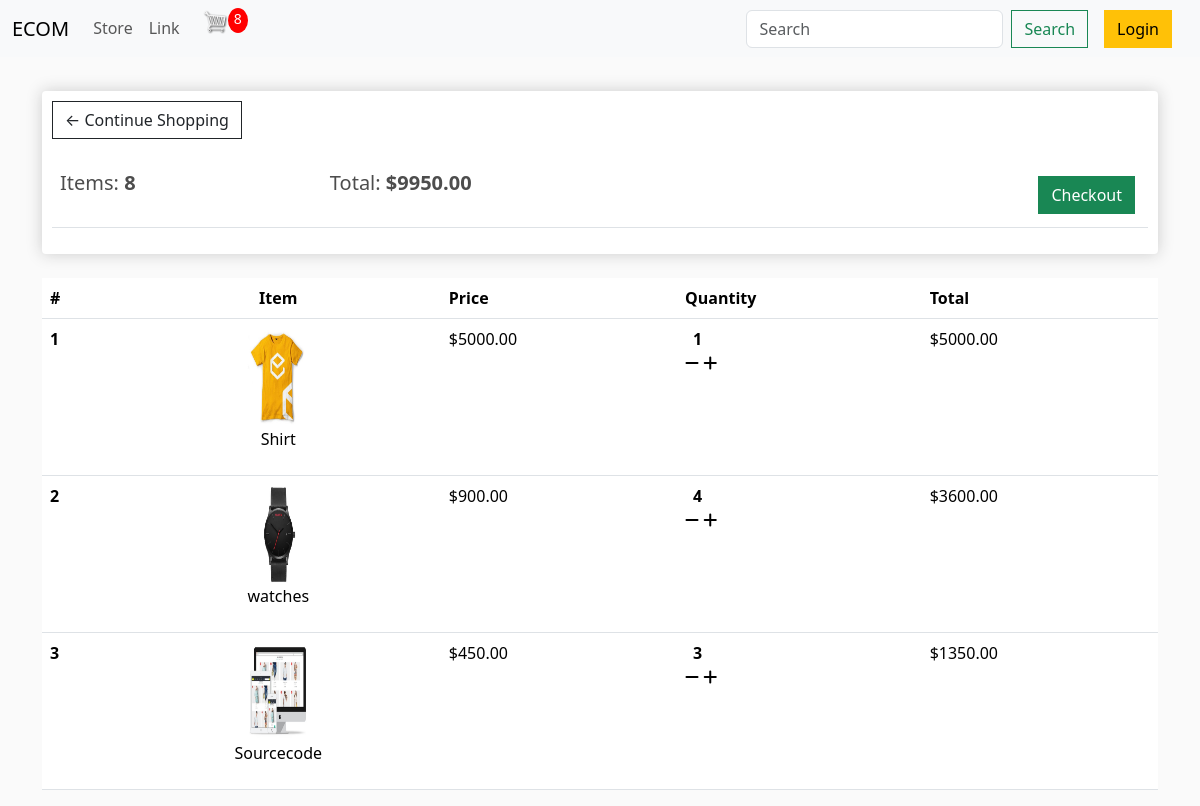
The app's page /cart/ (signed in) with its own data.
### store/models.py (models this page shows, shortened)
class Order(models.Model):
	customer = models.ForeignKey(Customer, on_delete=models.SET_NULL, null=True, blank=True)
	date_ordered = models.DateTimeField(auto_now_add=True)
	complete = models.BooleanField(default=False)
	transaction_id = models.CharField(max_length=100, null=True)
	@property
	def get_cart_total(self):
		orderitems = self.orderitem_set.all()
		total = sum([item.get_total for item in orderitems])
		return total
	@property
	def get_cart_items(self):
		orderitems = self.orderitem_set.all()
		total = sum([item.quantity for item in orderitems])
		return total

class OrderItem(models.Model):
	product = models.ForeignKey(Product, on_delete=models.SET_NULL, null=True)
	order = models.ForeignKey(Order, on_delete=models.SET_NULL, null=True)
	quantity = models.IntegerField(default=0, null=True, blank=True)
	date_added = models.DateTimeField(auto_now_add=True)
	@property
	def get_total(self):
		total = self.product.price * self.quantity
		return total

class Product(models.Model):
	name = models.CharField(max_length=200)
	price = models.DecimalField(max_digits=7, decimal_places=2)
	digital = models.BooleanField(default=False,null=True, blank=True)
	image = models.ImageField(null=True, blank=True)
	@property
	def imageURL(self):
		try:
			url = self.image.url
		except:
			url = ''
		return url

### store/views.py (the view)
# urls.py: path('cart/', views.cart, name='cart'),
def cart(request):
    data = cartData(request)
    cartItems = data['cartItems']
    order = data['order']
    items = data['items']
    context ={'items':items, 'order':order, 'cartItems':cartItems}
    return render(request, 'store/cart.html', context)

### store/utils.py (called while the page is built)
def cartData(request):
    if request.user.is_authenticated:
        customer = request.user.customer
        order, created =Order.objects.get_or_create(customer=customer, complete=False)
        items = order.orderitem_set.all()
        cartItems=order.get_cart_items
    else:
        cookieData = cookieCart(request)
        cartItems = cookieData['cartItems']
        order = cookieData['order']
        items = cookieData['items']
    return {'items':items, 'order':order, 'cartItems':cartItems}

### store/templates/store/cart.html
{% extends 'store/main.html' %}
{% load static %}
{% block content %}
	<div class="row">
		<div class="col-lg-12">
			<div class="box-element">
				<a  class="btn btn-outline-dark" href="{% url 'store' %}">&#x2190; Continue Shopping</a>
				<br>
				<br>
				<table class="table">
					<tr>
						<th><h5>Items: <strong>{{order.get_cart_items}}</strong></h5></th>
						<th><h5>Total:<strong> ${{order.get_cart_total|floatformat:2 }}</strong></h5></th>
						<th>
							<a  style="float:right; margin:5px;" class="btn btn-success" href="{% url 'checkout' %}">Checkout</a>
						</th>
					</tr>
				</table>
			</div>
			<br>
			<table class="table">
				<thead>
					<tr>
						<th scope="col">#</th>
						<th scope="col" class="text-center">Item</th>
						<th scope="col">Price</th>
						<th scope="col">Quantity</th>
						<th scope="col">Total</th>
					</tr>
				</thead>
				<tbody>
					{% for item in items %}
					<tr>
						<th scope="row">{{ forloop.counter }}</th>
						<td class="text-center">
							<img src="{{ item.product.imageURL }}" alt="{{ item.product.name }}"  width="100" height="100">
							<br>
							<p>{{ item.product.name }}</p>
						</td>
						<td>
							${{ item.product.price|floatformat:2 }}
						</td>
						<td>
							  <span class="quantity px-2" >{{ item.quantity }}</span>
							<div class="quantity-control">
								<span data-product="{{item.product.id}}" class="update-cart" data-action="remove" data-itemid="{{ item.id }}">
									<i class="fas fa-minus"></i>
								</span>
								<span data-product="{{item.product.id}}" class="update-cart" data-action="add" data-itemid="{{ item.id }}">
									<i class="fas fa-plus"></i>
								</span>
							</div>
						</td>
						<td>
							${{ item.get_total|floatformat:2 }}
						</td>
					</tr>
					{% endfor %}
				</tbody>
			</table>
		</div>
	</div>
{% endblock content %}

### static/css/main.css (style rules this page uses)
body { background-color: hsl(0, 0%, 98%); }
h1,h2,h3,h4,h5,h6 { color:hsl(0, 0%, 30%); }
.box-element { box-shadow:hsl(0, 0%, 80%) 0 0 16px; background-color: #fff; border-radius: 4px; padding: 10px; }
.col-lg-4, .col-lg-6, .col-lg-8, .col-lg-12 { margin-top: 10px; }
.btn { border-radius: 0; }
.quantity { display: inline-block; font-weight: 700; padding-right:10px; }

### records on screen
Order: get_cart_items "8", get_cart_total "9950.00"
OrderItem: product.imageURL (picture), product.name "Shirt", product.price "5000.00", quantity "1", get_total "5000.00"
OrderItem: product.imageURL (picture), product.name "watches", product.price "900.00", quantity "4", get_total "3600.00"
OrderItem: product.imageURL (picture), product.name "Sourcecode", product.price "450.00", quantity "3", get_total "1350.00"

### other values on screen
{{ cartItems }} "8"
